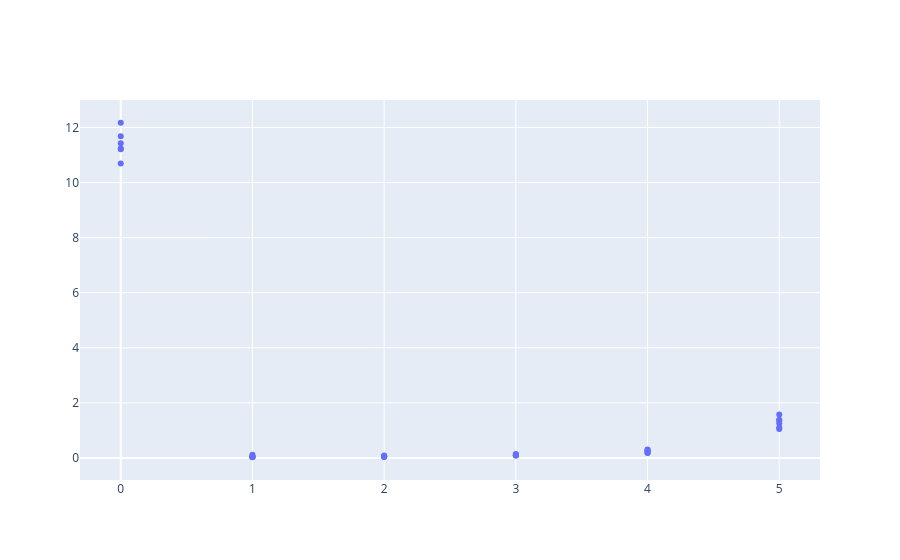

Write notebook code for a chart like this one.
### Code cell
fig = go.Figure()

fig.add_trace(
    go.Scatter(
        x=np.tile(np.arange(6), len(rng_trials_results)),
        y=rng_trials_results.ravel(),
        mode="markers",
    )
)

fig.show()

### Figure 1 — Plotly figure (JSON) as saved in the notebook; plotly's stock layout.template omitted (floating-point values rounded to 4 significant figures)
{"data": [{"mode": "markers", "type": "scatter", "x": [0, 1, 2, 3, 4, 5, 0, 1, 2, 3, 4, 5, 0, 1, 2, 3, 4, 5, 0, 1, 2, 3, 4, 5, 0, 1, 2, 3, 4, 5, 0, 1, 2, 3, 4, 5], "y": [11.24, 0.04588, 0.06462, 0.08856, 0.1921, 1.365, 11.68, 0.03489, 0.04399, 0.1116, 0.2374, 1.582, 11.42, 0.04376, 0.04819, 0.14, 0.3103, 1.39, 12.17, 0.02634, 0.05036, 0.09392, 0.2863, 1.049, 10.69, 0.04793, 0.0455, 0.1039, 0.2453, 1.264, 11.21, 0.1215, 0.08799, 0.1164, 0.1834, 1.109]}], "layout": {}}
